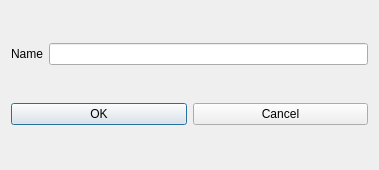
<?xml version="1.0" encoding="UTF-8"?>
<ui version="4.0">
 <class>ModifyBuildingForm_template</class>
 <widget class="QDialog" name="ModifyBuildingForm_template">
  <property name="geometry">
   <rect>
    <x>0</x>
    <y>0</y>
    <width>379</width>
    <height>170</height>
   </rect>
  </property>
  <property name="windowTitle">
   <string>Modify Building Dialog</string>
  </property>
  <layout class="QGridLayout">
   <item row="1" column="0">
    <layout class="QHBoxLayout">
     <item>
      <widget class="QPushButton" name="okPushButton">
       <property name="text">
        <string>OK</string>
       </property>
      </widget>
     </item>
     <item>
      <widget class="QPushButton" name="cancelPushButton">
       <property name="text">
        <string>Cancel</string>
       </property>
      </widget>
     </item>
    </layout>
   </item>
   <item row="0" column="0">
    <layout class="QHBoxLayout">
     <item>
      <widget class="QLabel" name="nameTextLabel">
       <property name="text">
        <string>Name</string>
       </property>
       <property name="wordWrap">
        <bool>false</bool>
       </property>
      </widget>
     </item>
     <item>
      <widget class="QLineEdit" name="nameLineEdit"/>
     </item>
    </layout>
   </item>
  </layout>
 </widget>
 <layoutdefault spacing="6" margin="11"/>
 <resources/>
 <connections/>
</ui>
